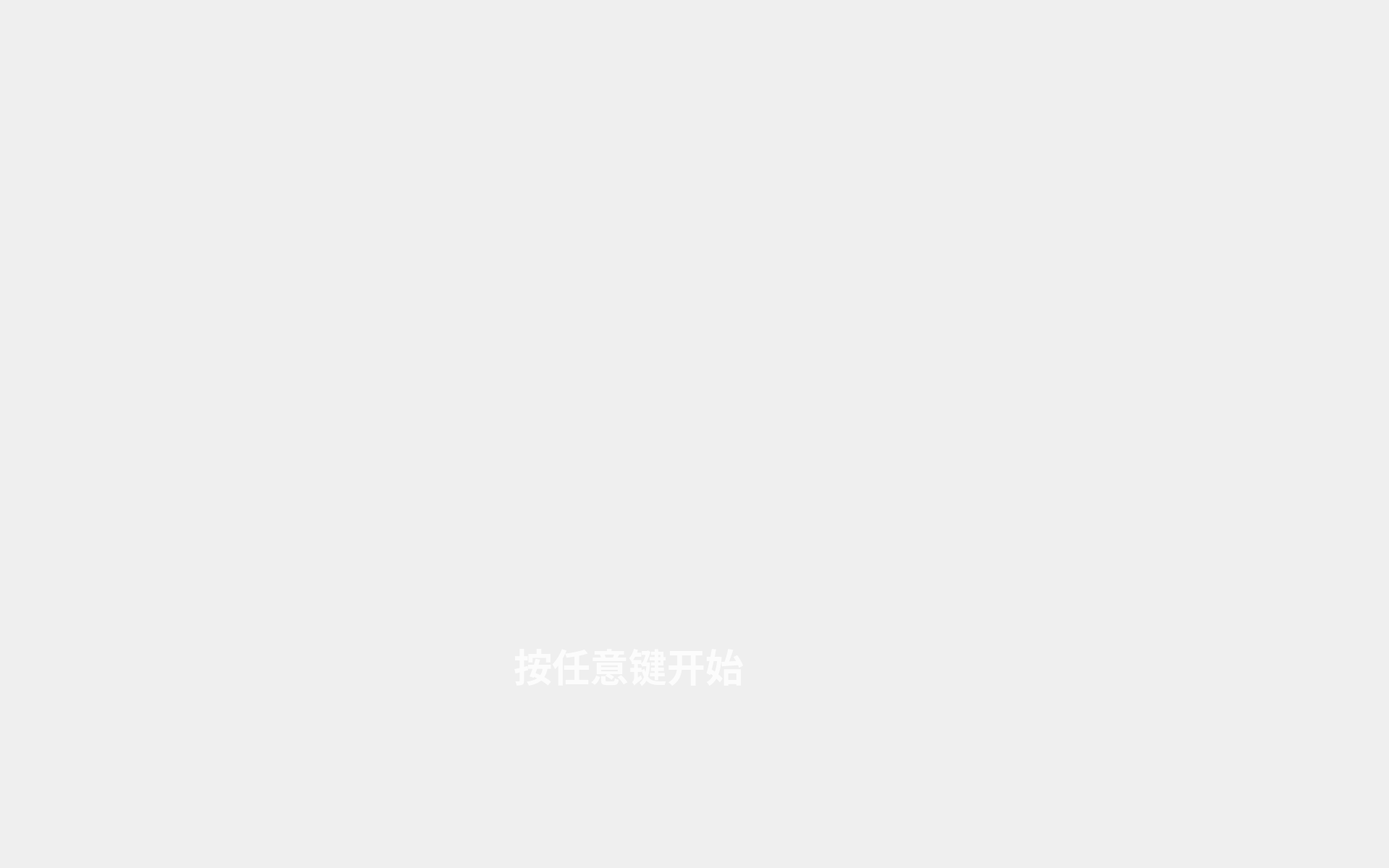
<?xml version="1.0" encoding="UTF-8"?>
<ui version="4.0">
 <class>Widget</class>
 <widget class="QWidget" name="Widget">
  <property name="geometry">
   <rect>
    <x>0</x>
    <y>0</y>
    <width>1920</width>
    <height>1200</height>
   </rect>
  </property>
  <property name="sizePolicy">
   <sizepolicy hsizetype="Fixed" vsizetype="Fixed">
    <horstretch>0</horstretch>
    <verstretch>0</verstretch>
   </sizepolicy>
  </property>
  <property name="windowTitle">
   <string>Vampire Survivor</string>
  </property>
  <widget class="QLabel" name="label">
   <property name="geometry">
    <rect>
     <x>710</x>
     <y>860</y>
     <width>551</width>
     <height>121</height>
    </rect>
   </property>
   <property name="font">
    <font>
     <family>Arial Black</family>
     <pointsize>40</pointsize>
     <weight>75</weight>
     <bold>true</bold>
    </font>
   </property>
   <property name="text">
    <string>&lt;html&gt;&lt;head/&gt;&lt;body&gt;&lt;p&gt;&lt;span style=&quot; color:#fcfcfc;&quot;&gt;按任意键开始&lt;/span&gt;&lt;/p&gt;&lt;/body&gt;&lt;/html&gt;</string>
   </property>
  </widget>
  <widget class="QLabel" name="label_2">
   <property name="geometry">
    <rect>
     <x>0</x>
     <y>0</y>
     <width>1920</width>
     <height>1200</height>
    </rect>
   </property>
   <property name="styleSheet">
    <string notr="true">background-image: url(:/new/prefix1/resourses/background.jpg);</string>
   </property>
   <property name="text">
    <string/>
   </property>
  </widget>
  <zorder>label_2</zorder>
  <zorder>label</zorder>
 </widget>
 <layoutdefault spacing="6" margin="11"/>
 <resources/>
 <connections/>
</ui>
